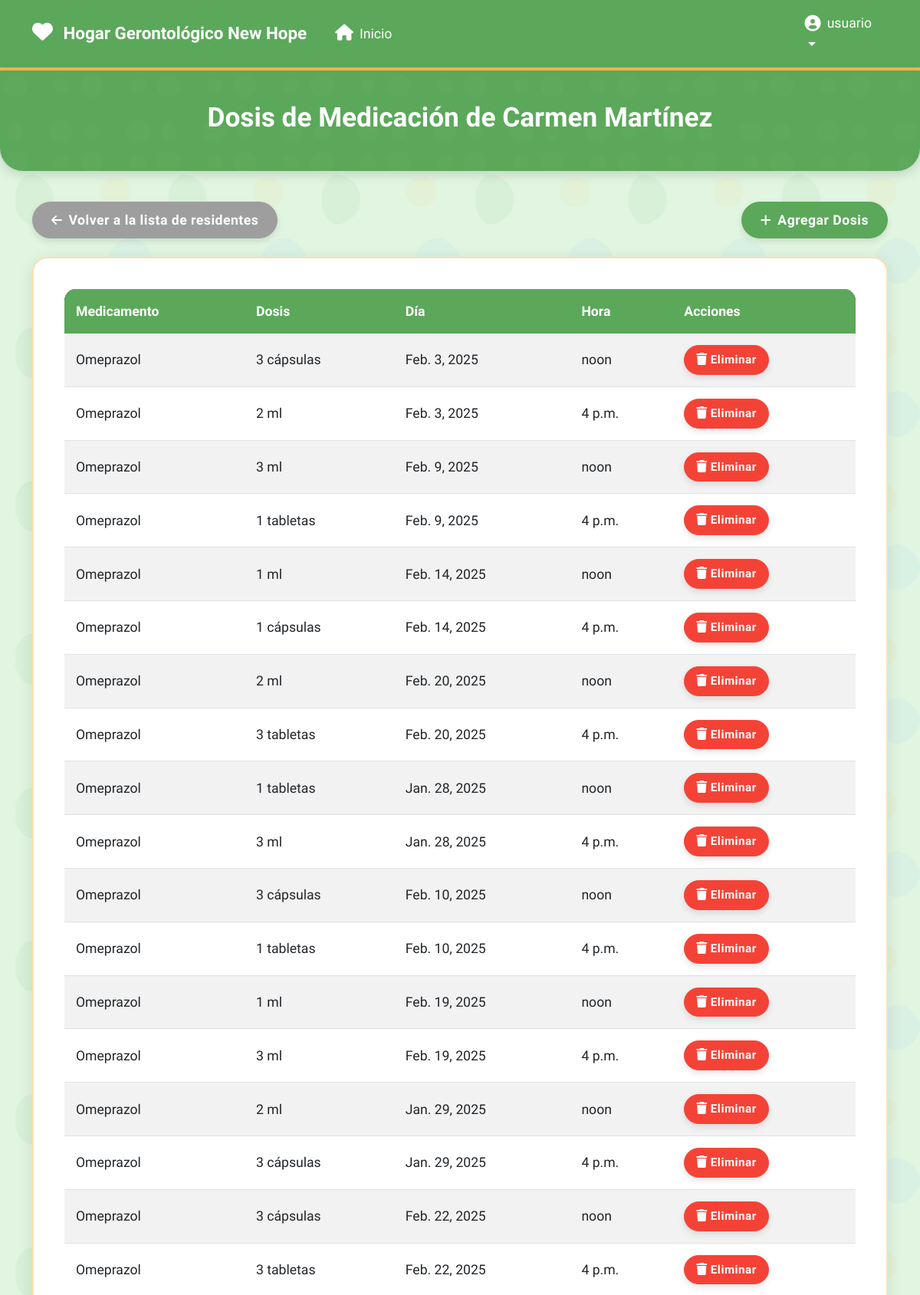
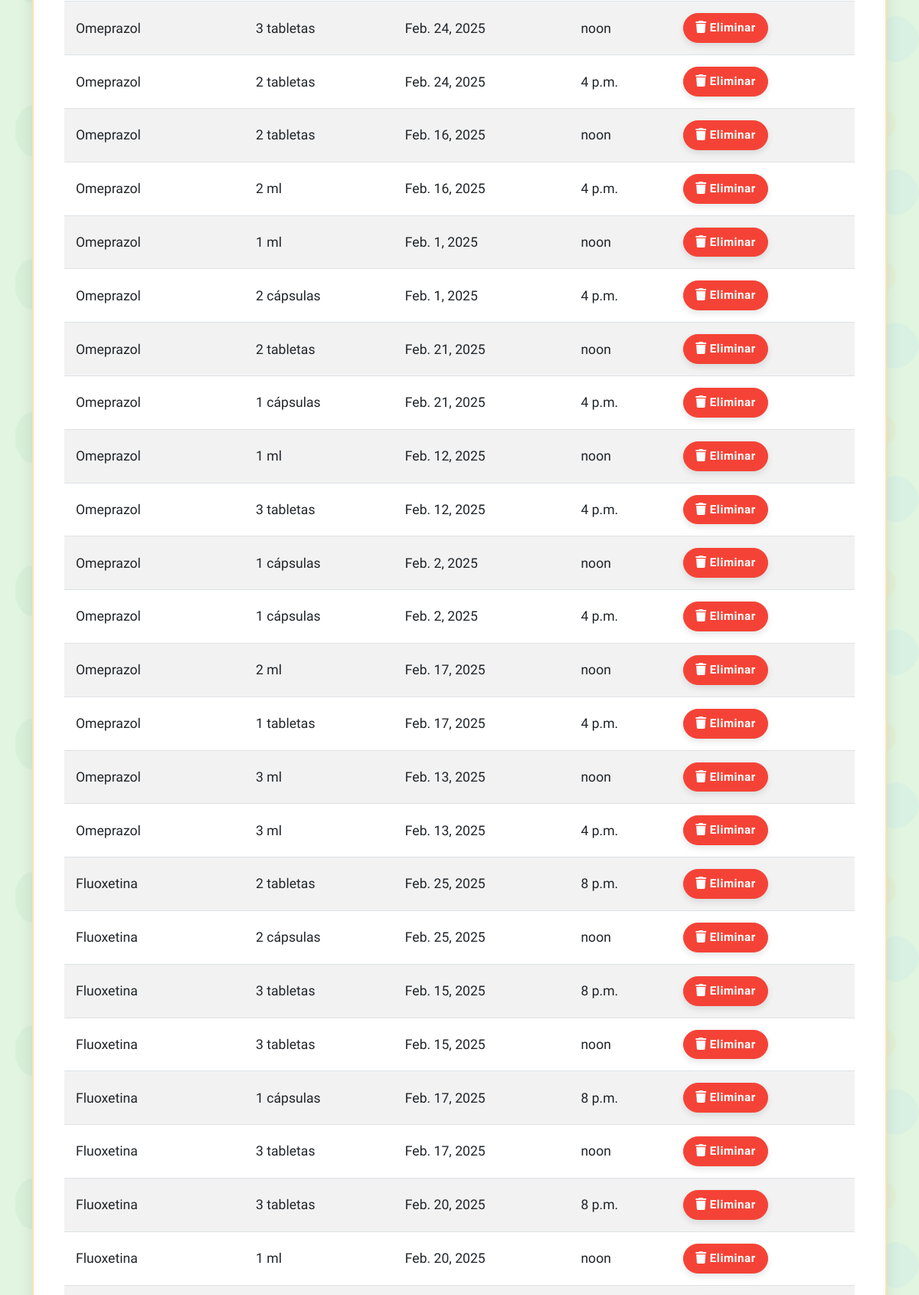
Page /residents/42/doses/ (signed in, upper part) on the committed database (2 pictures, top to bottom).
### residents/models.py (models this page shows, shortened)
class Resident(models.Model):
    name = models.CharField(max_length=100)
    age = models.IntegerField()
    medical_condition = models.CharField(max_length=300)
    medications = models.ManyToManyField('medications.Medication', related_name='residents')

### medication_dose/models.py (models this page shows, shortened)
class MedicationDose(models.Model):
    resident = models.ForeignKey(
        Resident,
        on_delete=models.CASCADE,  # Si se borra el residente, se borran sus dosis
        related_name='medication_doses',
        default=7
    )
    medication = models.ForeignKey(
        Medication,
        on_delete=models.SET_NULL,  # No elimina la dosis si se borra el medicamento
        null=True,
        blank=True
    )
    medication_name = models.CharField(max_length=255, editable=False)  # Guarda el nombre del medicamento, pero no se edita manualmente
    dose=models.CharField(max_length=50)
    day=models.DateField()
    time=models.TimeField()

### residents/views.py (the view)
# urls.py: path('<int:resident_pk>/doses/', views.resident_doses_view, name='resident_doses_view'),
def resident_doses_view(request, resident_pk):
    resident = get_object_or_404(Resident, pk=resident_pk)
    doses = rl.get_all_resident_medication_doses(resident)
    return render(request, 'resident_doses.html', {'resident': resident, 'doses': doses})

### authentication/context_processors.py (called while the page is built, shortened)
def user_profile_context(request):
    if request.user.is_authenticated:
        try:
            profile = request.user.profile
            return {
                'user_profile': profile,
                'is_doctor': profile.is_doctor(),
                'is_patient': profile.is_patient(),
                'is_family': profile.is_family(),
            }
        except UserProfile.DoesNotExist:
            return {
                'user_profile': None,
                'is_doctor': False,
                'is_patient': False,
                'is_family': False,
            }

### residents/logic/residents_logic.py (called while the page is built)
def get_all_resident_medication_doses(resident):
    doses = MedicationDose.objects.filter(resident=resident)
    return doses

### medication_dose/templates/resident_doses.html (shortened to what this page needs)
{% extends 'base.html' %}
{% block content %}
<div class="page-header">
    <div class="container">
        <h2 class="text-center">Dosis de Medicación de {{ resident.name }}</h2>
    </div>
</div>
<div class="container">
    <div class="row">
        <div class="col-12 mb-4">
            <div class="d-flex justify-content-between align-items-center">
                <a href="{% url 'residents:residents_view' %}" class="btn btn-secondary">
                    <i class="fas fa-arrow-left me-2"></i>Volver a la lista de residentes
                </a>
                <a href="{% url 'medication_dose:create_medication_dose_view' resident.pk %}" class="btn btn-success">
                    <i class="fas fa-plus me-2"></i>Agregar Dosis
                </a>
            </div>
        </div>
        <div class="col-12">
            <div class="content-card">
                <div class="table-responsive">
                    <table class="table table-striped table-hover">
                        <thead>
                            <tr class="bg-success text-white">
                                <th>Medicamento</th>
                                <th>Dosis</th>
                                <th>Día</th>
                                <th>Hora</th>
                                <th>Acciones</th>
                            </tr>
                        </thead>
                        <tbody>
                            {% for dose in doses %}
                            <tr>
                                <td>{{ dose.medication_name }}</td>
                                <td>{{ dose.dose }}</td>
                                <td>{{ dose.day }}</td>
                                <td>{{ dose.time }}</td>
                                <td>
                                    <form method="post" action="{% url 'medication_dose:delete_medication_dose_view' resident.pk dose.pk %}"
                                        onsubmit="return confirm('¿Estás seguro de que deseas eliminar esta dosis?');">
                                        <button type="submit" class="btn btn-danger btn-sm">
                                            <i class="fas fa-trash me-1"></i>Eliminar
                                        </button>
                                    </form>
                                </td>
                            </tr>
                            {% empty %}
                            <tr>
                                <td colspan="5" class="text-center text-muted py-4">
                                    <i class="fas fa-info-circle me-2"></i>No hay dosis registradas para este residente.
                                </td>
                            </tr>
                            {% endfor %}
                        </tbody>
                    </table>
                </div>
            </div>
        </div>
    </div>
</div>
{% endblock %}

### templates/base.html (shortened to what this page needs)
{% load static %}
<!DOCTYPE html>
<html lang="es">
<head>
    <link rel="stylesheet" href="https://cdn.jsdelivr.net/npm/bootstrap@5.3.0/dist/css/bootstrap.min.css">
    <link rel="stylesheet" href="https://cdnjs.cloudflare.com/ajax/libs/font-awesome/6.0.0-beta3/css/all.min.css">
</head>
<body>
    <nav class="navbar navbar-expand-lg navbar-dark">
        <div class="container">
            <a class="navbar-brand" href="/">
                <i class="fas fa-heart me-2"></i>
                Hogar Gerontológico New Hope
            </a>
            <div class="collapse navbar-collapse" id="navbarNav">
                <ul class="navbar-nav me-auto">
                    <li class="nav-item">
                        <a class="nav-link" href="/">
                            <i class="fas fa-home me-2"></i>Inicio
                        </a>
                    </li>
                </ul>
                <ul class="navbar-nav">
                    {% if user.is_authenticated %}
                    <li class="nav-item dropdown">
                        <a class="nav-link dropdown-toggle" href="#" id="navbarDropdown" role="button" data-bs-toggle="dropdown" aria-expanded="false">
                            <div class="user-profile">
                                <i class="fas fa-user-circle fa-lg me-2"></i>
                                {{ user.get_full_name|default:user.username }}
                            </div>
                        </a>
                    </li>
                    {% endif %}
                </ul>
            </div>
        </div>
    </nav>
    {% block content %}{% endblock %}
</body>
</html>

### templates/base.html (style rules this page uses)
:root { --primary-green: #5BA85A; --secondary-green: #438940; --light-green: #E1F5E1; --accent-green: #8BC34A; --text-dark: #333333; --text-light: #FFFFFF; --accent-warm: #FFB74D; --accent-soft: #FFE0B2; --accent-blue: #64B5F6; }
body { font-family: 'Quicksand', 'Segoe UI', Tahoma, Geneva, Verdana, sans-serif; background-color: var(--light-green); color: var(--text-dark); font-size: 16px; line-height: 1.6; background-repeat: repeat; background-attachment: fixed; }
.navbar { background-color: var(--primary-green); border-bottom: 4px solid var(--accent-warm); box-shadow: 0 4px 12px rgba(0, 0, 0, 0.1); font-size: 1.1rem; }
.navbar-brand, .nav-link { color: var(--text-light); }
.navbar-brand { font-size: 1.4rem; font-weight: 700; }
.nav-link { margin: 0 5px; border-radius: 20px; padding: 8px 16px !important; transition: all 0.3s; }
.btn { font-size: 1.1rem; border-radius: 50px; font-weight: 600; letter-spacing: 0.5px; box-shadow: 0 4px 8px rgba(0, 0, 0, 0.1); transition: all 0.3s; padding: 10px 24px; }
.btn-secondary { background-color: #9E9E9E; border-color: #9E9E9E; }
.btn-success { background-color: var(--primary-green); border-color: var(--primary-green); }
.btn-danger { background-color: #F44336; border-color: #F44336; }
.btn-sm { padding: 7px 15px; font-size: 0.95rem; }
.btn i { font-size: 1rem; }
.page-header { background-color: var(--primary-green); color: var(--text-light); padding: 2.5rem 0; margin-bottom: 2.5rem; border-radius: 0 0 30px 30px; box-shadow: 0 4px 15px rgba(0, 0, 0, 0.15); position: relative; overflow: hidden; }
.page-header::before { content: ""; position: absolute; top: 0; left: 0; right: 0; bottom: 0; background-repeat: repeat; opacity: 0.2; }
.page-header h2 { font-size: 2.2rem; font-weight: 700; position: relative; z-index: 1; }
.content-card { background-color: white; border-radius: 20px; box-shadow: 0 4px 20px rgba(0, 0, 0, 0.1); padding: 2.5rem; margin-bottom: 2.5rem; border: 2px solid var(--accent-soft); }
.table { border-radius: 15px; overflow: hidden; font-size: 1.1rem; }
.table thead th { background-color: var(--primary-green); color: var(--text-light); font-weight: 600; border: none; padding: 15px; }
.table tbody td { padding: 15px; vertical-align: middle; }
a, button, input, select, textarea { transition: all 0.2s; }
h2 { font-size: 2.2rem; }
.fa, .fas, .far, .fal, .fab { font-size: 1.2em; }
.user-profile { display: flex; align-items: center; }

### rows in the picture
Resident: name "Carmen Martínez"
MedicationDose: medication_name "Omeprazol", dose "3 cápsulas", day "Feb. 3, 2025", time "noon"
MedicationDose: medication_name "Omeprazol", dose "2 ml", day "Feb. 3, 2025", time "4 p.m."
MedicationDose: medication_name "Omeprazol", dose "3 ml", day "Feb. 9, 2025", time "noon"
MedicationDose: medication_name "Omeprazol", dose "1 tabletas", day "Feb. 9, 2025", time "4 p.m."
MedicationDose: medication_name "Omeprazol", dose "1 ml", day "Feb. 14, 2025", time "noon"
MedicationDose: medication_name "Omeprazol", dose "1 cápsulas", day "Feb. 14, 2025", time "4 p.m."
MedicationDose: medication_name "Omeprazol", dose "2 ml", day "Feb. 20, 2025", time "noon"
MedicationDose: medication_name "Omeprazol", dose "3 tabletas", day "Feb. 20, 2025", time "4 p.m."
MedicationDose: medication_name "Omeprazol", dose "1 tabletas", day "Jan. 28, 2025", time "noon"
MedicationDose: medication_name "Omeprazol", dose "3 ml", day "Jan. 28, 2025", time "4 p.m."
MedicationDose: medication_name "Omeprazol", dose "3 cápsulas", day "Feb. 10, 2025", time "noon"
MedicationDose: medication_name "Omeprazol", dose "1 tabletas", day "Feb. 10, 2025", time "4 p.m."
MedicationDose: medication_name "Omeprazol", dose "1 ml", day "Feb. 19, 2025", time "noon"
MedicationDose: medication_name "Omeprazol", dose "3 ml", day "Feb. 19, 2025", time "4 p.m."
MedicationDose: medication_name "Omeprazol", dose "2 ml", day "Jan. 29, 2025", time "noon"
MedicationDose: medication_name "Omeprazol", dose "3 cápsulas", day "Jan. 29, 2025", time "4 p.m."
MedicationDose: medication_name "Omeprazol", dose "3 cápsulas", day "Feb. 22, 2025", time "noon"
MedicationDose: medication_name "Omeprazol", dose "3 tabletas", day "Feb. 22, 2025", time "4 p.m."
MedicationDose: medication_name "Omeprazol", dose "3 tabletas", day "Feb. 24, 2025", time "noon"
MedicationDose: medication_name "Omeprazol", dose "2 tabletas", day "Feb. 24, 2025", time "4 p.m."
MedicationDose: medication_name "Omeprazol", dose "2 tabletas", day "Feb. 16, 2025", time "noon"
MedicationDose: medication_name "Omeprazol", dose "2 ml", day "Feb. 16, 2025", time "4 p.m."
MedicationDose: medication_name "Omeprazol", dose "1 ml", day "Feb. 1, 2025", time "noon"
MedicationDose: medication_name "Omeprazol", dose "2 cápsulas", day "Feb. 1, 2025", time "4 p.m."
MedicationDose: medication_name "Omeprazol", dose "2 tabletas", day "Feb. 21, 2025", time "noon"
MedicationDose: medication_name "Omeprazol", dose "1 cápsulas", day "Feb. 21, 2025", time "4 p.m."
MedicationDose: medication_name "Omeprazol", dose "1 ml", day "Feb. 12, 2025", time "noon"
MedicationDose: medication_name "Omeprazol", dose "3 tabletas", day "Feb. 12, 2025", time "4 p.m."
MedicationDose: medication_name "Omeprazol", dose "1 cápsulas", day "Feb. 2, 2025", time "noon"
MedicationDose: medication_name "Omeprazol", dose "1 cápsulas", day "Feb. 2, 2025", time "4 p.m."
MedicationDose: medication_name "Omeprazol", dose "2 ml", day "Feb. 17, 2025", time "noon"
MedicationDose: medication_name "Omeprazol", dose "1 tabletas", day "Feb. 17, 2025", time "4 p.m."
MedicationDose: medication_name "Omeprazol", dose "3 ml", day "Feb. 13, 2025", time "noon"
MedicationDose: medication_name "Omeprazol", dose "3 ml", day "Feb. 13, 2025", time "4 p.m."
MedicationDose: medication_name "Fluoxetina", dose "2 tabletas", day "Feb. 25, 2025", time "8 p.m."
MedicationDose: medication_name "Fluoxetina", dose "2 cápsulas", day "Feb. 25, 2025", time "noon"
MedicationDose: medication_name "Fluoxetina", dose "3 tabletas", day "Feb. 15, 2025", time "8 p.m."
MedicationDose: medication_name "Fluoxetina", dose "3 tabletas", day "Feb. 15, 2025", time "noon"
MedicationDose: medication_name "Fluoxetina", dose "1 cápsulas", day "Feb. 17, 2025", time "8 p.m."
MedicationDose: medication_name "Fluoxetina", dose "3 tabletas", day "Feb. 17, 2025", time "noon"
MedicationDose: medication_name "Fluoxetina", dose "3 tabletas", day "Feb. 20, 2025", time "8 p.m."
MedicationDose: medication_name "Fluoxetina", dose "1 ml", day "Feb. 20, 2025", time "noon"

### other values in the picture
{{ user.get_full_name|default:user.username }} "usuario"
